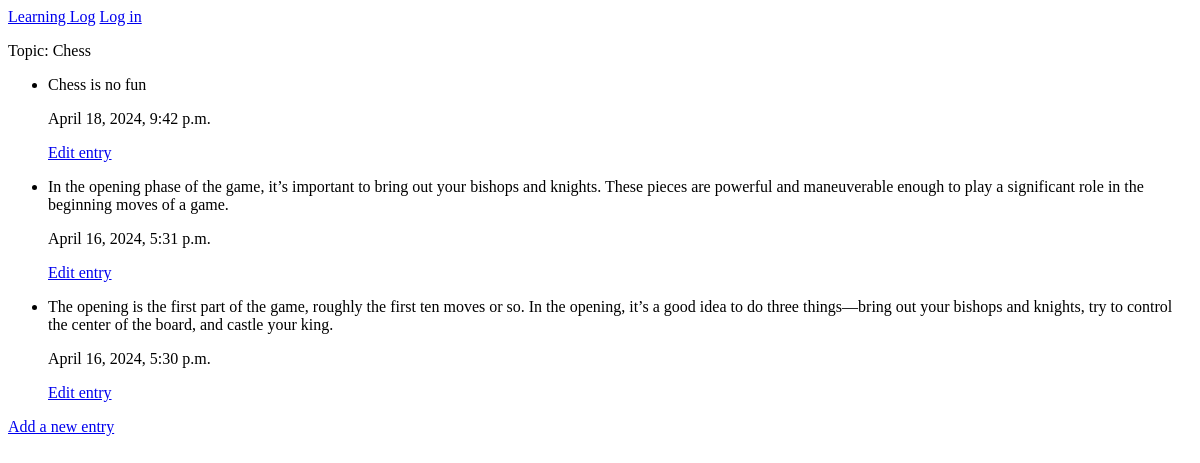
The page /topics/1 on the database as committed earlier.
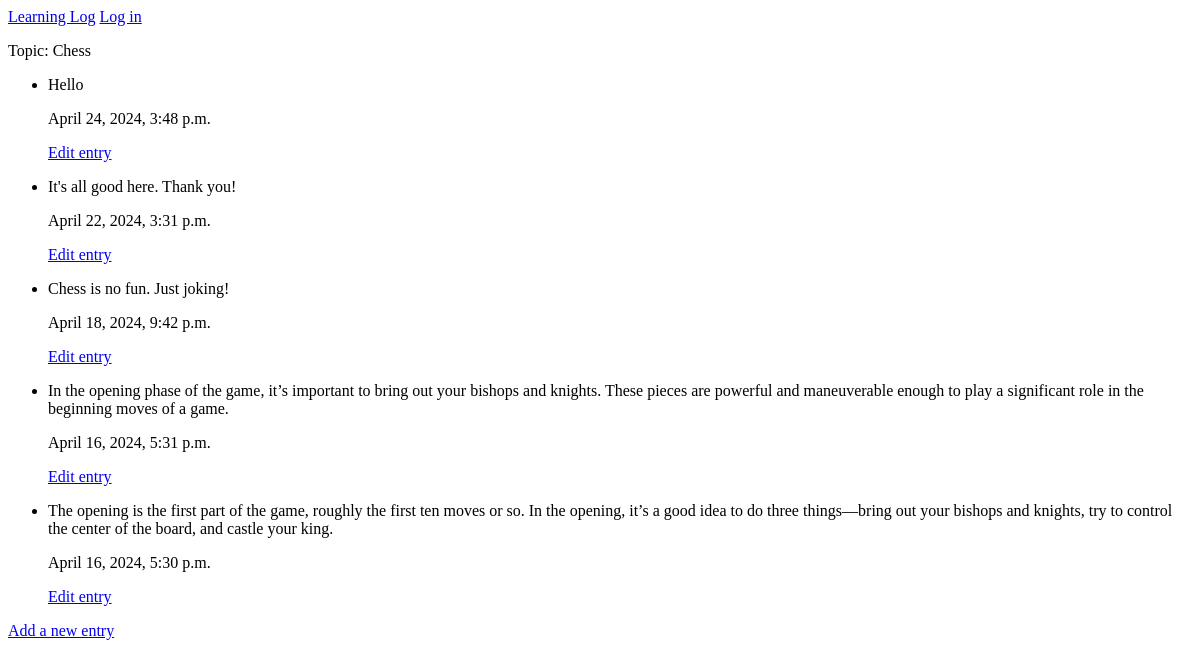
The same page on the database as committed later.
### MainApp/models.py (models this page shows, shortened)
class Entry(models.Model):
    topic = models.ForeignKey(Topic, on_delete=models.CASCADE) #here topic isn't just an attr (topic id) but an obj that contains the id (bcos of the FK)
    text = models.TextField()                               #empty bracket means required field
    date_added = models.DateTimeField(auto_now_add=True)
    class Meta:
        verbose_name_plural = 'entries'

### MainApp/views.py (the view)
# urls.py: path('topics/<int:topic_id>', views.topic, name = 'topic'),  # the name given to the topic_id here must be consistent with the func parameters in views
def topic(request, topic_id):
    topic = Topic.objects.get(id=topic_id)
    entries = Entry.objects.filter(topic=topic).order_by('-date_added') #here the orange topic is an obj (from the models file), so obj must be compared with obj hence why the white isn't topic_id but called from the main Obj itself Topic. Remember that both are referring to the topic id regardless of them being an obj
    context = {'topic': topic, 'entries': entries}
    return render(request, 'MainApp/topic.html', context)

### MainApp/models.py (called while the page is built)
    def __str__(self):          #what users see on their screen
        return self.text

### MainApp/templates/mainapp/topic.html
{% extends "MainApp/base.html" %}
{% block content %}
<p>Topic: {{topic}}</p>
<ul>
    {% for entry in entries %}
    <li>
        <p>{{entry.text|linebreaks}} </p>
        <p>{{entry.date_added}}</p>
        <p>
            <a href="{% url 'MainApp:edit_entry' entry.id %}">Edit entry</a>
        </p>
    </li>
    {% empty %}
    <li> There are no entries for this topic yet.</li>
    {% endfor %}
</ul>
<p>
    <a href="{% url 'MainApp:new_entry' topic.id %}">Add a new entry</a>
</p>
{% endblock content %}

Rows that differ between the two databases and show on the page:
added Entry: text "Hello", date_added "April 24, 2024, 3:48 p.m."
added Entry: text "It's all good here. Thank you!", date_added "April 22, 2024, 3:31 p.m."
changed Entry: text "Chess is no fun" → "Chess is no fun. Just joking!"
